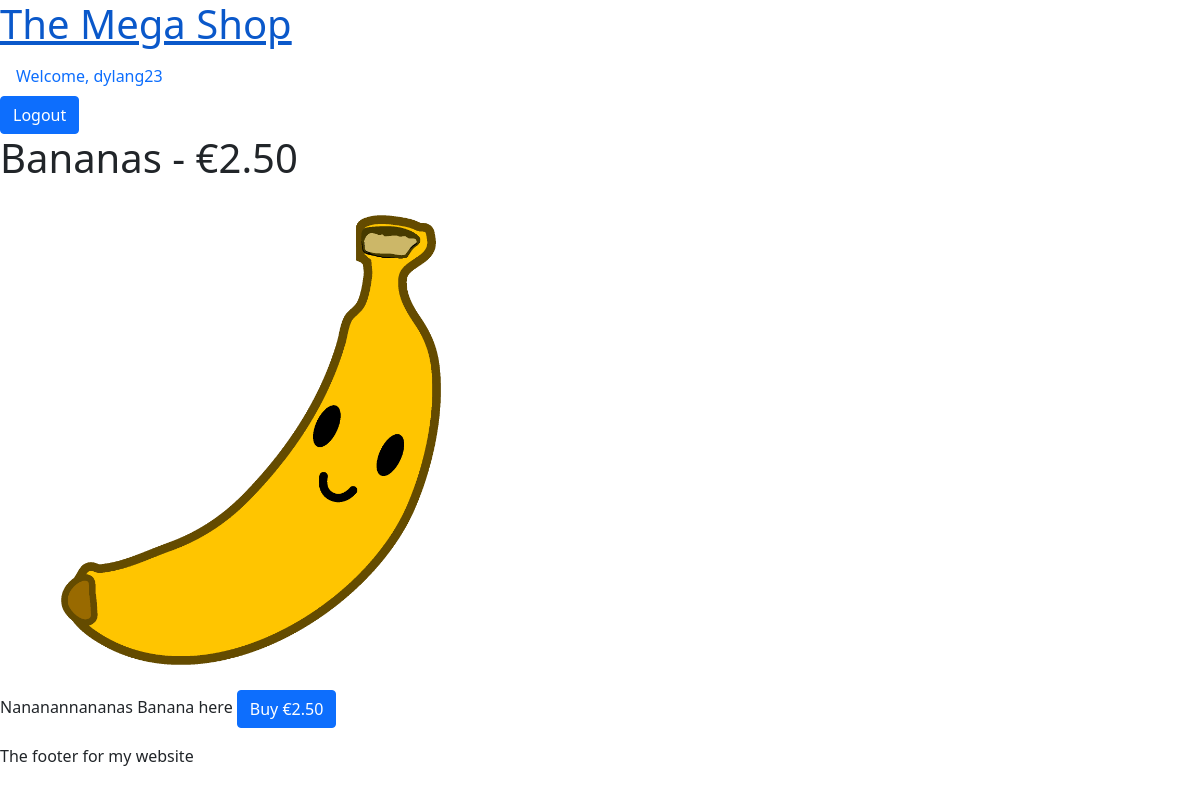
The app's page /products/1/ (signed in) with its own data.
### mikeshop/models.py (models this page shows)
class User(AbstractUser):
    pass

class Product(models.Model):
    id = models.AutoField(primary_key=True)
    name = models.CharField(max_length=200, null=False)
    description = models.TextField(null = False)
    price = models.DecimalField(max_digits=6, decimal_places=2, default=0.0)
    product_image = models.FileField(upload_to='products')

### mikeshop/views.py (the view)
# urls.py: path('products/<int:prodid>/', views.product_individual, name="individual_product" ),
def product_individual(request, prodid):
    product = Product.objects.get(id=prodid)
    return render(request, 'individual_products.html', {'product':product})

### mikeshop/templates/individual_products.html (shortened to what this page needs)
{% extends 'base.html' %}
{% block content %}
<h1>{{product.name}} - €{{product.price}}</h1>
<img src="{{product.product_image.url}}" height="500" width="500">
<p>
    {{product.description}}
    <a href="/addbasket/{{product.id}}" class="btn btn-primary">Buy €{{product.price}}</a>
</p>
{% endblock %}

### mikeshop/templates/base.html (shortened to what this page needs)
<!DOCTYPE html>
<html lang="en">
<head>
    <link href="https://cdn.jsdelivr.net/npm/bootstrap@5.1.3/dist/css/bootstrap.min.css" rel="stylesheet">
</head>
<body>
    <header>
        <nav>
            <h1><a href="{% url 'index' %}">The Mega Shop</a></h1>
            {% if user.is_authenticated %}
            <a class="nav-link" href="#">Welcome, {{user.username}}</a>
            <a href="{% url 'logout' %}" class="btn btn-primary">Logout</a>
            {% else %}
            <a href="{% url 'login' %}" class="btn btn-primary">Login</a>
            <a href="{% url 'register' %}" class="btn btn-primary">Register</a>
            {% endif %}
        </nav>
    </header>
    <main>
        {% block content %}{% endblock %}
    </main>
    <footer>
        <p>The footer for my website</p>
    </footer>
</body>
</html>

### records on screen
User: username "dylang23"
Product: name "Bananas", price "2.50", product_image (picture), description "Nananannananas Banana here"
